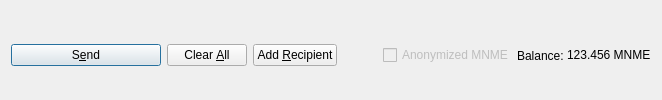
         <widget class="QFrame" name="frame_Send">
          <layout class="QHBoxLayout" name="horizontalLayout">
           <property name="bottomMargin">
            <number>0</number>
           </property>
           <item>
            <widget class="QPushButton" name="sendButton">
             <property name="minimumSize">
              <size>
               <width>150</width>
               <height>0</height>
              </size>
             </property>
             <property name="toolTip">
              <string>Confirm the send action</string>
             </property>
             <property name="text">
              <string>S&amp;end</string>
             </property>
             <property name="icon">
              <iconset resource="../masternodesme.qrc">
               <normaloff>:/icons/send</normaloff>:/icons/send</iconset>
             </property>
             <property name="autoDefault">
              <bool>false</bool>
             </property>
             <property name="default">
              <bool>true</bool>
             </property>
            </widget>
           </item>
           <item>
            <widget class="QPushButton" name="clearButton">
             <property name="sizePolicy">
              <sizepolicy hsizetype="Minimum" vsizetype="Fixed">
               <horstretch>0</horstretch>
               <verstretch>0</verstretch>
              </sizepolicy>
             </property>
             <property name="toolTip">
              <string>Clear all fields of the form.</string>
             </property>
             <property name="text">
              <string>Clear &amp;All</string>
             </property>
             <property name="icon">
              <iconset resource="../masternodesme.qrc">
               <normaloff>:/icons/remove</normaloff>:/icons/remove</iconset>
             </property>
             <property name="autoDefault">
              <bool>false</bool>
             </property>
            </widget>
           </item>
           <item>
            <widget class="QPushButton" name="addButton">
             <property name="toolTip">
              <string>Send to multiple recipients at once</string>
             </property>
             <property name="text">
              <string>Add &amp;Recipient</string>
             </property>
             <property name="icon">
              <iconset resource="../masternodesme.qrc">
               <normaloff>:/icons/add</normaloff>:/icons/add</iconset>
             </property>
             <property name="autoDefault">
              <bool>false</bool>
             </property>
            </widget>
           </item>
           <item>
            <spacer name="horizontalSpacer">
             <property name="orientation">
              <enum>Qt::Horizontal</enum>
             </property>
             <property name="sizeHint" stdset="0">
              <size>
               <width>40</width>
               <height>20</height>
              </size>
             </property>
            </spacer>
           </item>
           <item>
            <layout class="QHBoxLayout" name="horizontalLayout_2">
             <property name="spacing">
              <number>3</number>
             </property>
             <item>
              <widget class="QCheckBox" name="checkzmnme">
               <property name="enabled">
                <bool>false</bool>
               </property>
               <property name="text">
                <string>Anonymized MNME</string>
               </property>
              </widget>
             </item>
             <item>
              <widget class="QLabel" name="label">
               <property name="text">
                <string>Balance:</string>
               </property>
              </widget>
             </item>
             <item>
              <widget class="QLabel" name="labelBalance">
               <property name="sizePolicy">
                <sizepolicy hsizetype="Preferred" vsizetype="Fixed">
                 <horstretch>0</horstretch>
                 <verstretch>0</verstretch>
                </sizepolicy>
               </property>
               <property name="cursor">
                <cursorShape>IBeamCursor</cursorShape>
               </property>
               <property name="text">
                <string notr="true">123.456 MNME</string>
               </property>
               <property name="textInteractionFlags">
                <set>Qt::LinksAccessibleByMouse|Qt::TextSelectableByKeyboard|Qt::TextSelectableByMouse</set>
               </property>
              </widget>
             </item>
            </layout>
           </item>
          </layout>
         </widget>
